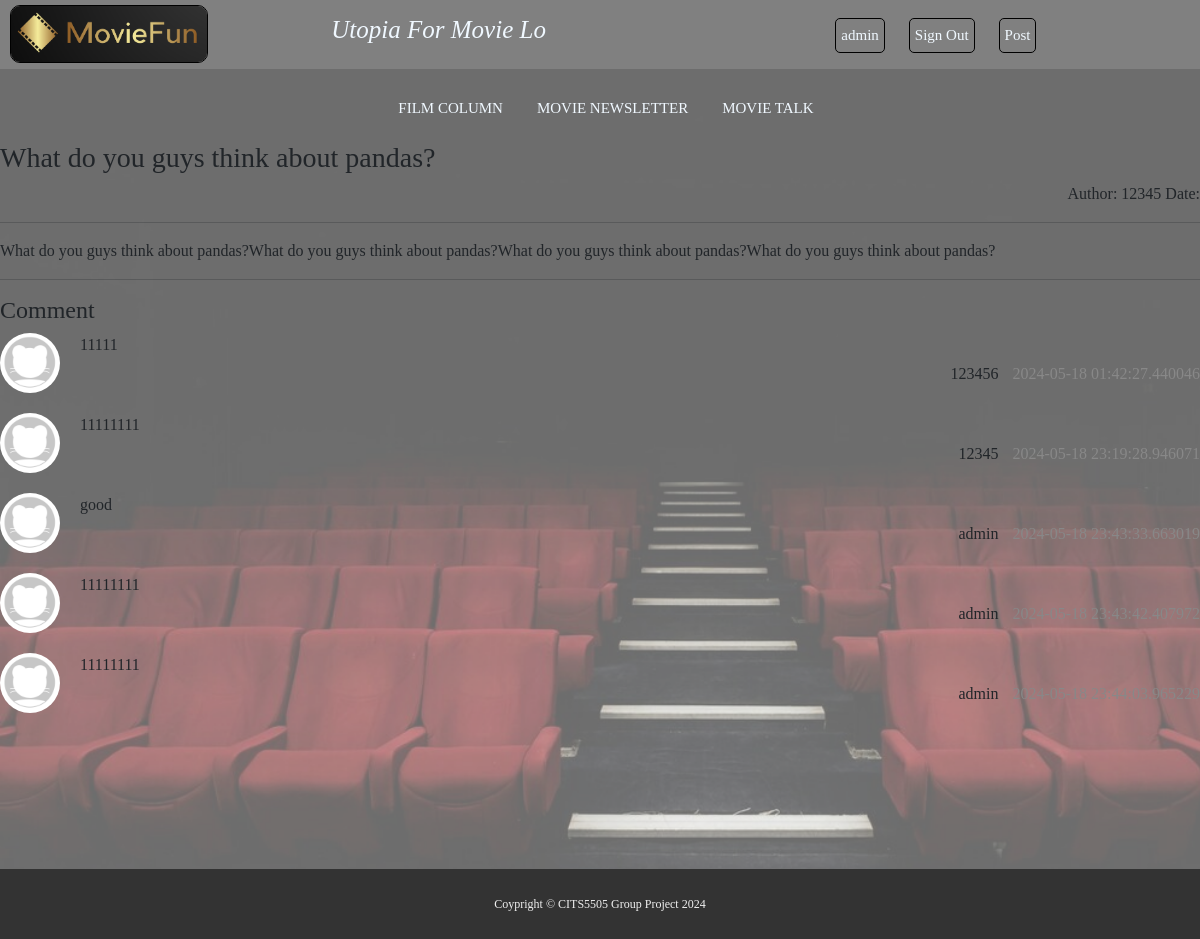
The app's page /qa/dt/1 (signed in) with its own data.
### models.py (models this page shows)
class UserModel(db.Model):
    __tablename__ = "user"
    id = db.Column(db.Integer, primary_key=True, autoincrement=True)
    username = db.Column(db.String(20), nullable=False)
    password = db.Column(db.String(25), nullable=False)
    email = db.Column(db.String(50), nullable=False, unique=True)

class QuestionModel(db.Model):
    __tablename__ = "question"
    id = db.Column(db.Integer, primary_key=True, autoincrement=True)
    title = db.Column(db.String(100), nullable=False)
    content = db.Column(db.Text, nullable=False)
    create_time = db.Column(db.DateTime, default=datetime.now)
    author_id = db.Column(db.Integer, db.ForeignKey("user.id"))
    author = db.relationship(UserModel, backref="questions")

class ReplyModel(db.Model):
    __tablename__ = "reply"
    id = db.Column(db.Integer, primary_key=True, autoincrement=True)
    content = db.Column(db.Text, nullable=False)
    create_time = db.Column(db.DateTime, default=datetime.now)
    question_id = db.Column(db.Integer, db.ForeignKey("question.id"))
    question = db.relationship(QuestionModel, backref="replies")
    user_id = db.Column(db.Integer, db.ForeignKey("user.id"))
    user = db.relationship(UserModel, backref="replies")

### blueprints/qa.py (the view)
@bp.route("/dt/<qa_id>")
def qa_detail(qa_id):
    question = QuestionModel.query.get(qa_id)
    replies = ReplyModel.query.filter(
        (ReplyModel.question_id == question.id)
    ).all()
    print(question, replies)
    return render_template("detail.html", question=question, replies=replies)

### app.py (called while the page is built)
@app.before_request
def my_before_request():
    user_id = session.get("user_id")
    if user_id:
        user = UserModel.query.get(user_id)
        setattr(g, "user", user)
    else:
        setattr(g, "user", None)

@app.context_processor
def my_context_processor():
    return {"user": g.user}

### templates/detail.html (shortened to what this page needs)
{% extends "base.html"%}
{% block head %}
<link rel="stylesheet" type="text/css" href="{{ url_for('static', filename='css/dt-styles.css') }}">
{% endblock %}
{% block body %}
<div class="homeBody">
  <div id="nav">
    <ul>
      <li><a class="navLink" href="filmColumn.html">FILM COLUMN</a></li>
      <li><a class="navLink" href="movieNews.html">MOVIE NEWSLETTER</a></li>
      <li><a class="navLink" href="/movieTalk" id="selfPage">MOVIE TALK</a></li>
    </ul>
  </div>
  <div class="content">
    <div>
      <div>
        <h3 class="page-title">{{ question.title }}</h3>
        <p class="question-info">
          <span>Author: {{ question.author.username }}</span>
          <span> Date: {{ question.creat_time }}</span>
        </p>
        <hr>
        <p class="question-content"> {{ question.content }}</p>
        <hr>
        <h4> Comment</h4>
        <div class="post">
          {% for reply in replies %}
          <li>
            <div class="side-post">
              <img class="avator" src="{{ url_for('static', filename='jpg/avatar.jpeg')}}" alt="">
            </div>
            <div class="question-main">
              <div>{{ reply.content }}</div>
              <div class="question-info">
                <span class="question-author">{{ reply.user.username }}</span>
                <span class="question-time">{{ reply.create_time }}</span>
              </div>
            </div>
          </li>
          {% endfor %}
        </div>
      </div>
    </div>
  </div>
</div>
{% endblock %}

### templates/base.html (shortened to what this page needs)
<!DOCTYPE html>
<html lang="en">
<head>
  <link href="https://cdn.jsdelivr.net/npm/bootstrap@5.3.3/dist/css/bootstrap.min.css" rel="stylesheet"
>
  <link rel="stylesheet" type="text/css" href="{{url_for('static', filename="css/index-styles.css" )}}">
  {% block head %} {% endblock%}
</head>
<body>
  <nav id="container">
    <div id="logo" class="col-md-8">
      <img src="{{ url_for('static', filename='jpg/logo.png') }}" alt="ForumLogo" id="ForumLogo">
      <p id="headP"></p>
    </div>
    <div id="login" class="col-md-4">
      <ul>
        {% if user %}
        <li><span class="logLink">{{ user.username}}</span></li>
        <li><a class="logLink" href="{{ url_for('auth.logout')}}">Sign Out</a></li>
        {% else %}
        <li><a class="logLink" href="{{ url_for('auth.login')}}">Log In</a></li>
        <li><a class="logLink" href="{{ url_for('auth.register')}}">Register</a></li>
        {% endif %}
        <li><a class="logLink" href="{{ url_for('qa.post')}}">Post</a></li>
      </ul>
    </div>
  </nav>
  {% block body %}
  {% endblock %}
  <footer>
    <div id="copyright">
      <p>
        Coypright © CITS5505 Group Project 2024
      </p>
    </div>
  </footer>
</body>
</html>

### static/css/index-styles.css (style rules this page uses)
* { margin: 0; padding: 0; box-sizing: border-box; font-family: Cambria, Cochin, Georgia, Times, "Times New Roman", serif; }
#container { background-color: grey; display: flex; flex-direction: row; padding-left: 10px; }
#logo { display: inline-block; margin: auto 0px; }
#ForumLogo { display: inline-block; width: 25%; height: auto; border: 1px solid black; border-radius: 10px; }
#headP { display: inline-block; font-size: 25px; font-style: italic; margin-left: 15%; color: aliceblue; }
#container ul { text-align: justify; }
#container li { display: inline-block; text-align: right; margin-right: 20px; border: 1px solid black; margin-top: 5%; border-radius: 5px; padding: 5px; font-size: 15px; font-family: "Roboto", sans-serif; }
.logLink { text-decoration: none; color: aliceblue; }
.homeBody { background-image: url("../jpg/bgimg.png"); background-attachment: fixed; background-size: cover; height: 800px; }
#nav ul { text-align: center; }
#nav li { display: inline-block; text-align: center; margin-right: 20px; margin-top: 2%; padding: 5px; font-size: 15px; font-family: "Roboto", sans-serif; }
.navLink { text-decoration: none; color: aliceblue; }
footer { padding-top: 10px; }
#copyright { margin-top: -10px; background-color: #333333; color: #f0f0f0; text-align: center; height: 70px; line-height: 70px; font-size: 12px; }

### static/css/dt-styles.css (style rules this page uses)
.post li { display: flex; margin-bottom: 20px; }
.side-post { margin-right: 20px; }
.avator { width: 60px; height: 60px; border-radius: 50%; }
.question-main { flex-grow: 1; }
.question-main div { margin-bottom: 5px; }
.question-author { margin-right: 10px; }
.question-time { color: #888; }
.question-info { text-align: right; }

### records on screen
UserModel: username "admin"
QuestionModel: title "What do you guys think about pandas?", content "What do you guys think about pandas?What do you guys think about pandas?What do you guys think about pandas?What do you guys think about pandas?"
UserModel: author.username "12345"
ReplyModel: content "11111", user.username "123456", create_time "2024-05-18 01:42:27.440046"
ReplyModel: content "11111111", user.username "12345", create_time "2024-05-18 23:19:28.946071"
ReplyModel: content "good", user.username "admin", create_time "2024-05-18 23:43:33.663019"
ReplyModel: content "11111111", user.username "admin", create_time "2024-05-18 23:43:42.407972"
ReplyModel: content "11111111", user.username "admin", create_time "2024-05-18 23:44:03.965229"
